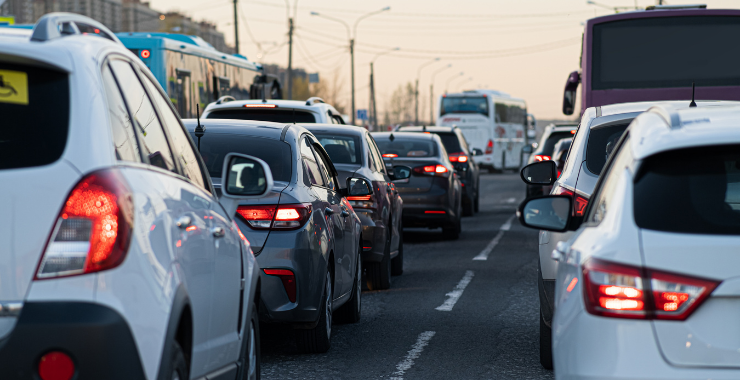
#> input picture OpenCV Uygulamalar/trafik-stok.png, 740 x 380 px, found by its file name
$ python Canny.py
#> lines starting #> are read from the running program, lines starting #| are printed output that depends on the picture
import cv2
import numpy

# 1. Görüntüyü yükleyelim
image = cv2.imread(r"C:\Users\MUSA\Desktop\OpenCV Uygulamalar\trafik-stok.png")
#> image is the input picture: shape (380, 740, 3); mean B, G, R 118.5, 111.9, 108.9
cv2.imshow("Gorsel", image)

# 2. Görüntüyü gri seviyeye çevirelim
gray = cv2.cvtColor(image, cv2.COLOR_BGR2GRAY)
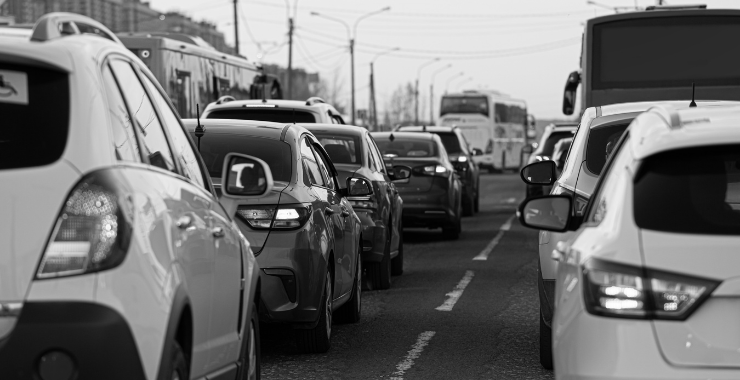
#> gray: shape (380, 740); min 0, max 254, mean 111.8
cv2.imshow("Gri Goruntu", gray)

# 3. Gürültüyü azaltmak için Gaussian Blur uygulayalım
blurred = cv2.GaussianBlur(gray, (5,5), 0)
cv2.imshow("Bulanik Goruntu", blurred)

# 4. Canny kenar tespiti yapalım
edges = cv2.Canny(blurred, 50, 150)
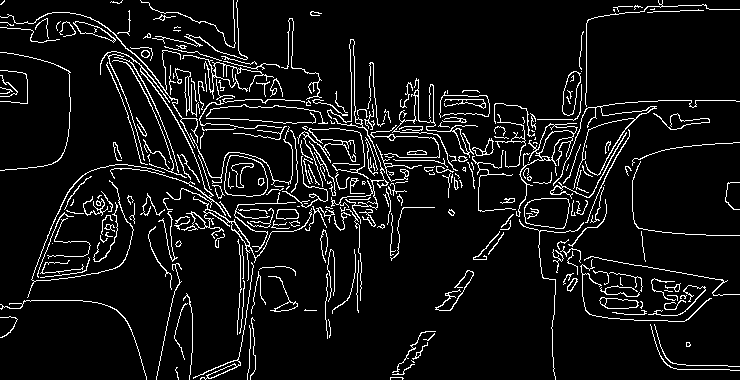
#> edges: shape (380, 740); 7.6% white in thin lines or dots
cv2.imshow("Kenar tespiti", edges)


cv2.waitKey(0)
cv2.destroyAllWindows()


"""
Kod Açıklaması
Görüntünün Yüklenmesi:

cv2.imread('example.jpg'): Görüntüyü okur.
cv2.imshow('Orijinal Görüntü', image): Orijinal görüntüyü ekranda gösterir.
Gri Tonlamaya Çevirme:

cv2.cvtColor(image, cv2.COLOR_BGR2GRAY): Renkli görüntüyü gri tonlamalı hale getirir.
Kenar tespiti algoritmaları gri seviyede daha verimli çalışır.
Gaussian Blur Uygulama:

cv2.GaussianBlur(gray, (5,5), 0): Gürültüyü azaltarak kenar tespitinin daha doğru yapılmasını sağlar.
Canny Edge Detection:

cv2.Canny(blurred, 50, 150):
50 ve 150, kenar belirleme için alt ve üst eşik değerleridir.
Daha yüksek üst eşik, daha az ama belirgin kenarları tespit eder.
Daha düşük alt eşik, fazla gürültü içeren kenarlar çıkarabilir.
Sonuçları Gösterme:

cv2.imshow('Kenar Tespiti', edges): Kenar tespit edilen görüntüyü ekranda gösterir.
cv2.waitKey(0) ve cv2.destroyAllWindows(): Pencerelerin açık kalmasını ve programın bitince kapanmasını sağlar.
Bu örnek, kenarları belirgin hale getirerek nesne tespitine yardımcı olabilir. Örneği kendi görüntünüzle çalıştırarak farklı eşik değerleriyle oynayabilirsiniz.
"""

$ run again, with OpenCV Uygulamalar/K_Ali2.png copied over OpenCV Uygulamalar/trafik-stok.png
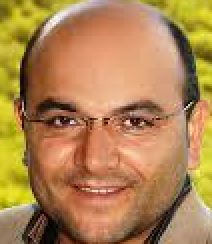
#> input picture OpenCV Uygulamalar/K_Ali2.png, 106 x 122 px, found by its file name (shown 2 times larger)
#> image is the input picture: shape (122, 106, 3); mean B, G, R 81.3, 132.6, 175.9
#> `blurred = cv2.GaussianBlur(gray, (5,5), 0)`:
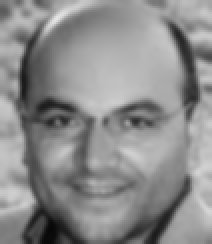
#> blurred: shape (122, 106) (shown 2 times larger); min 8, max 229, mean 139.7
#> `edges = cv2.Canny(blurred, 50, 150)`:
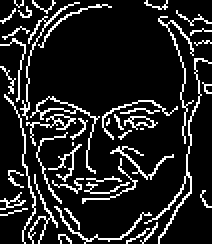
#> edges: shape (122, 106) (shown 2 times larger); 13.5% white in thin lines or dots

$ run again, with OpenCV Uygulamalar/K_Ali.jpeg saved as OpenCV Uygulamalar/trafik-stok.png
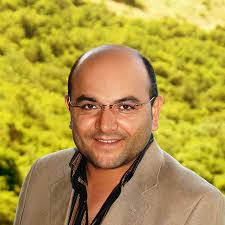
#> input picture OpenCV Uygulamalar/K_Ali.jpeg, 225 x 225 px, found by its file name
#> image is the input picture: shape (225, 225, 3); mean B, G, R 66.8, 153.6, 177
#> `blurred = cv2.GaussianBlur(gray, (5,5), 0)`:
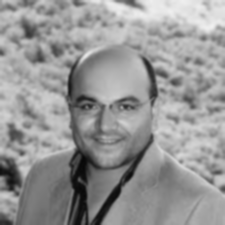
#> blurred: shape (225, 225); min 8, max 240, mean 150.7
#> `edges = cv2.Canny(blurred, 50, 150)`:
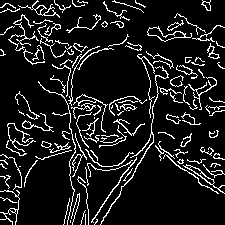
#> edges: shape (225, 225); 11.1% white in thin lines or dots
